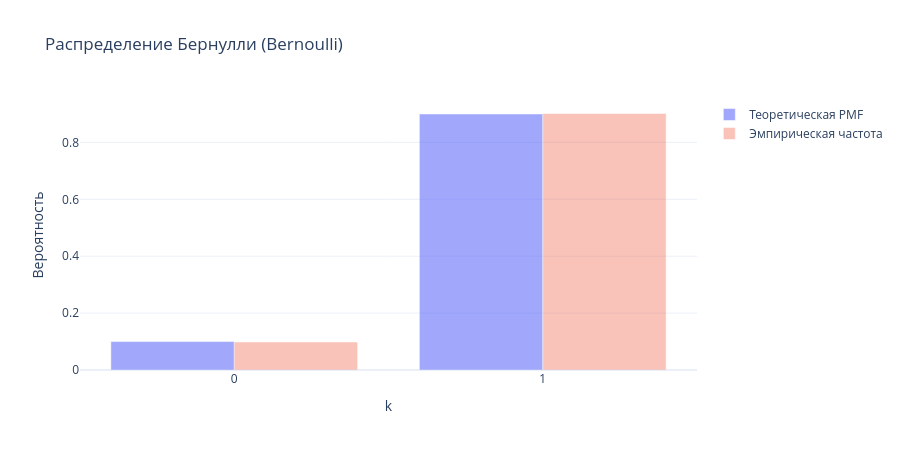

Source (notebook cell):
### Markdown cell above
## Распределение Бернулли

Частный случай биномиального:

* n = 1

$$
X \sim Bern(p)
$$

$$p_0+p_1 = 1$$

**Значения:**

* 1 — успех
* 0 — неудача

-> основа для:

* биномиального
* логистической регрессии

### Code cell
# 4) Распределение Бернулли (частный случай биномиального)
p_bern = 0.9
bern = stats.bernoulli(p=p_bern)
bern_samples = bern.rvs(size=N)
ks_bern = np.array([0, 1])
plot_discrete(bern, bern_samples, ks_bern, "Распределение Бернулли (Bernoulli)")

### Figure 1 — Plotly figure (JSON) as saved in the notebook; plotly's stock layout.template omitted (floating-point values rounded to 4 significant figures)
{"data": [{"name": "Теоретическая PMF", "opacity": 0.6, "type": "bar", "x": [0, 1], "y": [0.1, 0.9]}, {"name": "Эмпирическая частота", "opacity": 0.35, "type": "bar", "x": [0, 1], "y": [0.0984, 0.9016]}], "layout": {"height": 450, "title": {"text": "Распределение Бернулли (Bernoulli)"}, "xaxis": {"title": {"text": "k"}}, "yaxis": {"title": {"text": "Вероятность"}}}}
